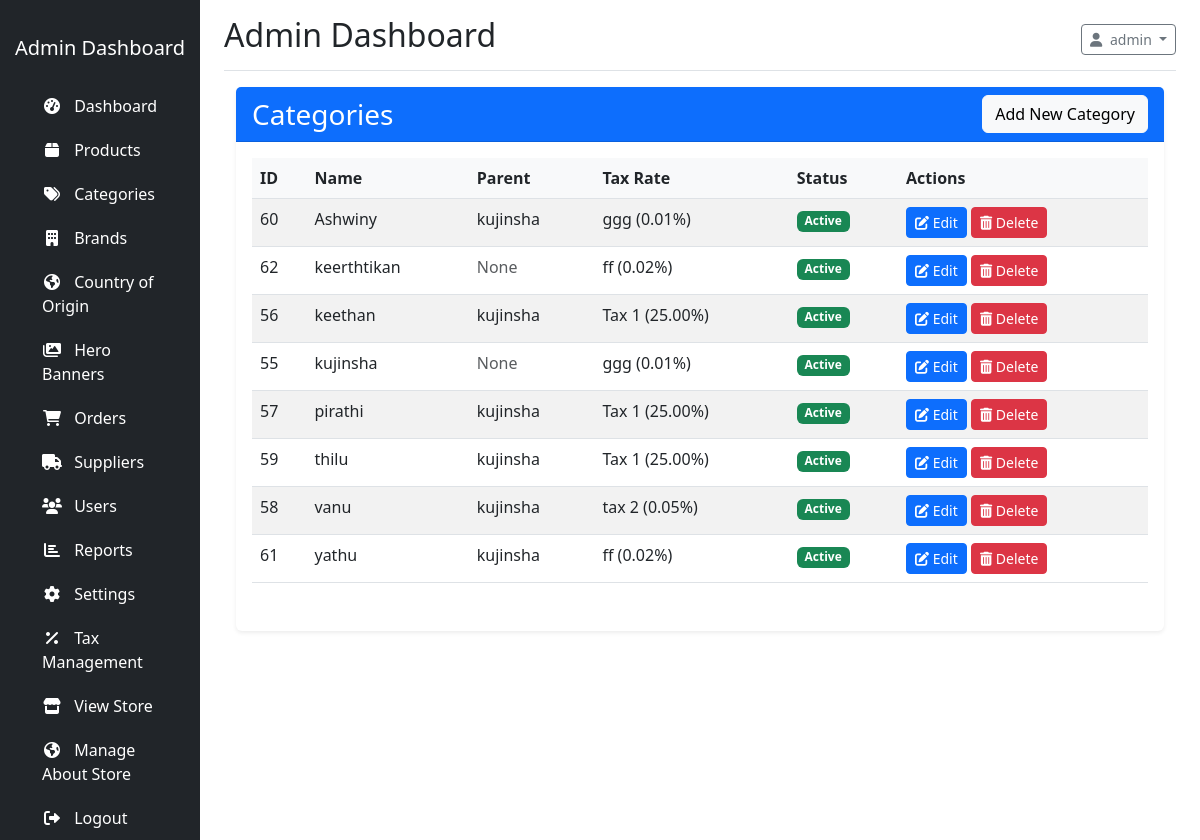
Screenshot of /?controller=category&action=adminIndex (signed in) with the database file from the repository.
### tables this page shows
CREATE TABLE IF NOT EXISTS `categories` (
  `id` int NOT NULL AUTO_INCREMENT,
  `name` varchar(100) NOT NULL,
  `description` text,
  `icon` varchar(50) DEFAULT NULL,
  `image` varchar(255) DEFAULT NULL,
  `parent_id` int DEFAULT NULL,
  `status` tinyint(1) DEFAULT '1',
  `created_at` timestamp NULL DEFAULT CURRENT_TIMESTAMP,
  `updated_at` timestamp NULL DEFAULT CURRENT_TIMESTAMP ON UPDATE CURRENT_TIMESTAMP,
  `tax_id` int DEFAULT NULL,
  PRIMARY KEY (`id`),
  KEY `parent_id` (`parent_id`),
  KEY `fk_categories_tax` (`tax_id`)
);

CREATE TABLE IF NOT EXISTS `tax_rates` (
  `id` int NOT NULL AUTO_INCREMENT,
  `name` varchar(100) NOT NULL,
  `rate` decimal(10,2) NOT NULL,
  `is_active` tinyint(1) DEFAULT '1',
  `created_at` timestamp NULL DEFAULT CURRENT_TIMESTAMP,
  `updated_at` timestamp NULL DEFAULT CURRENT_TIMESTAMP ON UPDATE CURRENT_TIMESTAMP,
  PRIMARY KEY (`id`)
);

### app/controllers/CategoryController.php (called while the page is built, shortened)
<?php
class CategoryController extends Controller {
    private $categoryModel;
    public function __construct() {
        $this->categoryModel = $this->model('Category');
    }
    public function adminIndex() {
        $page = $this->get('page', 1);
        $categories = $this->categoryModel->paginate($page, 20, 'name', 'ASC');
        $this->view('admin/categories/index', [
            'categories' => $categories
        ]);
    }
}

### config/database.php (called while the page is built, shortened)
<?php
class Database {
    private $host = DB_HOST;
    private $user = DB_USER;
    private $pass = DB_PASS;
    private $dbname = DB_NAME;
    private $conn;
    private $stmt;
    public function __construct() {
        $dsn = 'mysql:host=' . $this->host . ';dbname=' . $this->dbname;
        $options = array(
            PDO::ATTR_PERSISTENT => true,
            PDO::ATTR_ERRMODE => PDO::ERRMODE_EXCEPTION,
            PDO::ATTR_DEFAULT_FETCH_MODE => PDO::FETCH_ASSOC,
            PDO::ATTR_EMULATE_PREPARES => false
        );
        try {
            $this->conn = new PDO($dsn, $this->user, $this->pass, $options);
        } catch(PDOException $e) {
            $this->error = $e->getMessage();
        }
    }
    public function query($query) {
        $this->stmt = null;
        try {
            $this->stmt = $this->conn->prepare($query);
            return true;
        } catch(PDOException $e) {
            $this->error = $e->getMessage();
            error_log('PDO Query Error: ' . $this->error . ' - Query: ' . $query);
            throw $e;
        }
    }
    public function bind($param, $value, $type = null) {
        if(is_null($type)) {
            switch(true) {
                case is_int($value):
                    $type = PDO::PARAM_INT;
                    break;
            }
        }
        try {
            $result = $this->stmt->bindValue($param, $value, $type);
            return true;
        } catch(PDOException $e) {
            $this->error = $e->getMessage();
            error_log('PDO Bind Error: ' . $this->error . ' - Param: ' . $param);
            return false;
        }
    }
    public function execute() {
        try {
            return $this->stmt->execute();
        } catch(PDOException $e) {
            $this->error = $e->getMessage();
            error_log('Execute Error: ' . $this->error);
            return false;
        }
    }
    public function resultSet() {
        try {
            if(!$this->execute()) {
                return [];
            }
            return $this->stmt->fetchAll();
        } catch(PDOException $e) {
            $this->error = $e->getMessage();
            error_log('ResultSet Error: ' . $this->error);
            return [];
        }
    }
    public function single() {
        try {
            if(!$this->execute()) {
                return false;
            }
            return $this->stmt->fetch();
        } catch(PDOException $e) {
            $this->error = $e->getMessage();
            error_log('Single Error: ' . $this->error);
            return false;
        }
    }
}

### app/models/Model.php (called while the page is built, shortened)
<?php
require_once ROOT_PATH . 'config/database.php';
class Model {
    public function __construct() {
        try {
            $this->db = new Database();
        } catch (Exception $e) {
            error_log('Database connection error in Model: ' . $e->getMessage());
            throw new Exception('Failed to connect to database. Please check your configuration.');
        }
    }
}

### app/models/Category.php (called while the page is built, shortened)
<?php
class Category extends Model {
    protected $table = 'categories';
    public function paginate($page = 1, $perPage = 10, $orderBy = 'id', $order = 'DESC') {
        $offset = ($page - 1) * $perPage;
        $countSql = "SELECT COUNT(*) as total FROM {$this->table}";
        if(!$this->db->query($countSql)) {
            $this->lastError = $this->db->getError();
            return [
                'data' => [],
                'total' => 0,
                'current_page' => $page,
                'per_page' => $perPage,
                'total_pages' => 0
            ];
        }
        $totalResult = $this->db->single();
        $total = $totalResult['total'];
        $totalPages = ceil($total / $perPage);
        $sql = "SELECT c.*, p.name as parent_name, t.name as tax_name, t.rate as tax_rate
                FROM {$this->table} c
                LEFT JOIN {$this->table} p ON c.parent_id = p.id
                LEFT JOIN tax_rates t ON c.tax_id = t.id
                ORDER BY c.{$orderBy} {$order}
                LIMIT :limit OFFSET :offset";
        if(!$this->db->query($sql)) {
            $this->lastError = $this->db->getError();
            return [
                'data' => [],
                'total' => $total,
                'current_page' => $page,
                'per_page' => $perPage,
                'total_pages' => $totalPages
            ];
        }
        $this->db->bind(':limit', $perPage);
        $this->db->bind(':offset', $offset);
        $data = $this->db->resultSet();
        return [
            'data' => $data,
            'total' => $total,
            'current_page' => $page,
            'per_page' => $perPage,
            'total_pages' => $totalPages
        ];
    }
}

### app/views/admin/categories/index.php (the view, shortened to what this page needs)
<?php require_once APP_PATH . 'views/admin/layouts/header.php'; ?>
<div class="container-fluid">
    <div class="row">
        <div class="col-md-12">
            <div class="card shadow-sm">
                <div class="card-header bg-primary text-white d-flex justify-content-between align-items-center">
                    <h3 class="card-title mb-0">Categories</h3>
                    <a href="<?php echo BASE_URL; ?>?controller=category&action=create" class="btn btn-light">Add New Category</a>
                </div>
                <div class="card-body">
                    <?php if(empty($categories['data'])): ?>
                        <div class="alert alert-info">No categories found.</div>
                    <?php else: ?>
                        <div class="table-responsive">
                            <table class="table table-striped table-hover">
                                <thead>
                                    <tr>
                                        <th>ID</th>
                                        <th>Name</th>
                                        <th>Parent</th>
                                        <th>Tax Rate</th>
                                        <th>Status</th>
                                        <th>Actions</th>
                                    </tr>
                                </thead>
                                <tbody id="categories-table-body">
                                    <?php foreach($categories['data'] as $category): ?>
                                        <tr id="category-row-<?php echo $category['id']; ?>">
                                            <td><?php echo $category['id']; ?></td>
                                            <td><?php echo htmlspecialchars($category['name']); ?></td>
                                            <td>
                                                <?php if(!empty($category['parent_name'])): ?>
                                                    <?php echo htmlspecialchars($category['parent_name']); ?>
                                                <?php else: ?>
                                                    <span class="text-muted">None</span>
                                                <?php endif; ?>
                                            </td>
                                            <td>
                                                <?php if(!empty($category['tax_name'])): ?>
                                                    <?php echo htmlspecialchars($category['tax_name'] . ' (' . $category['tax_rate'] . '%)'); ?>
                                                <?php else: ?>
                                                    <span class="text-muted">Not set</span>
                                                <?php endif; ?>
                                            </td>
                                            <td>
                                                <?php if($category['status'] == 1): ?>
                                                    <span class="badge bg-success">Active</span>
                                                <?php else: ?>
                                                    <span class="badge bg-secondary">Inactive</span>
                                                <?php endif; ?>
                                            </td>
                                            <td>
                                                <a href="<?php echo BASE_URL; ?>?controller=category&action=edit&id=<?php echo $category['id']; ?>" class="btn btn-sm btn-primary">
                                                    <i class="fas fa-edit"></i> Edit
                                                </a>
                                                <button type="button"
                                                        class="btn btn-sm btn-danger delete-category"
                                                        data-id="<?php echo $category['id']; ?>"
                                                        data-name="<?php echo htmlspecialchars($category['name']); ?>">
                                                    <i class="fas fa-trash-alt"></i> Delete
                                                </button>
                                            </td>
                                        </tr>
                                    <?php endforeach; ?>
                                </tbody>
                            </table>
                        </div>
                    <?php endif; ?>
                </div>
            </div>
        </div>
    </div>
</div>
<?php require_once APP_PATH . 'views/admin/layouts/footer.php'; ?>

### public/assets/css/admin.css (style rules this page uses)
.card { border: none; box-shadow: 0 0.125rem 0.25rem rgba(0, 0, 0, 0.075); margin-bottom: 20px; }
.card-header { background-color: #f8f9fa; border-bottom: 1px solid rgba(0, 0, 0, 0.125); font-weight: 600; }
.table th { font-weight: 600; background-color: #f8f9fa; }
.btn-sm { padding: 0.25rem 0.5rem; font-size: 0.875rem; }

### rows the page displays
categories: id "60", name "Ashwiny", categories.name "kujinsha", tax_rates.name+rate "ggg (0.01%)", status "Active"
categories: id "62", name "keerthtikan", shows "None", tax_rates.name+rate "ff (0.02%)", status "Active"
categories: id "56", name "keethan", categories.name "kujinsha", tax_rates.name+rate "Tax 1 (25.00%)", status "Active"
categories: id "55", name "kujinsha", shows "None", tax_rates.name+rate "ggg (0.01%)", status "Active"
categories: id "57", name "pirathi", categories.name "kujinsha", tax_rates.name+rate "Tax 1 (25.00%)", status "Active"
categories: id "59", name "thilu", categories.name "kujinsha", tax_rates.name+rate "Tax 1 (25.00%)", status "Active"
categories: id "58", name "vanu", categories.name "kujinsha", tax_rates.name+rate "tax 2 (0.05%)", status "Active"
categories: id "61", name "yathu", categories.name "kujinsha", tax_rates.name+rate "ff (0.02%)", status "Active"

### other values shown
$_SESSION['user_name'] "admin"
